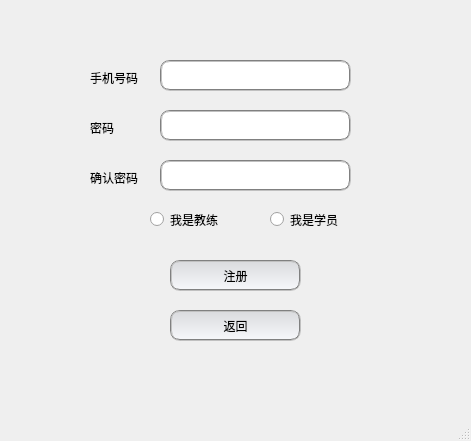
<?xml version="1.0" encoding="UTF-8"?>
<ui version="4.0">
 <class>apply</class>
 <widget class="QMainWindow" name="apply">
  <property name="geometry">
   <rect>
    <x>0</x>
    <y>0</y>
    <width>471</width>
    <height>441</height>
   </rect>
  </property>
  <property name="maximumSize">
   <size>
    <width>600</width>
    <height>600</height>
   </size>
  </property>
  <property name="windowTitle">
   <string>MainWindow</string>
  </property>
  <property name="styleSheet">
   <string notr="true"/>
  </property>
  <widget class="QWidget" name="centralwidget">
   <widget class="QPushButton" name="pushButton">
    <property name="geometry">
     <rect>
      <x>170</x>
      <y>260</y>
      <width>131</width>
      <height>31</height>
     </rect>
    </property>
    <property name="styleSheet">
     <string notr="true">QPushButton
{
     background-color: qlineargradient(x1: 0, y1: 0, x2:    0, y2: 1,  stop: 0 #dadbde, stop: 1 #f6f7fa);

border:2px groove gray;border-radius:10px;padding:2px 4px
}

QPushButton:hover
{
    /*背景颜色*/  
  
	background-color: rgb(159, 159, 159);
}
</string>
    </property>
    <property name="text">
     <string>注册</string>
    </property>
   </widget>
   <widget class="QPushButton" name="pushButton_2">
    <property name="geometry">
     <rect>
      <x>170</x>
      <y>310</y>
      <width>131</width>
      <height>31</height>
     </rect>
    </property>
    <property name="styleSheet">
     <string notr="true">QPushButton
{
     background-color: qlineargradient(x1: 0, y1: 0, x2:    0, y2: 1,  stop: 0 #dadbde, stop: 1 #f6f7fa);

border:2px groove gray;border-radius:10px;padding:2px 4px
}

QPushButton:hover
{
    /*背景颜色*/  
  
	background-color: rgb(159, 159, 159);
}
</string>
    </property>
    <property name="text">
     <string>返回</string>
    </property>
   </widget>
   <widget class="QLabel" name="label">
    <property name="geometry">
     <rect>
      <x>90</x>
      <y>70</y>
      <width>72</width>
      <height>15</height>
     </rect>
    </property>
    <property name="text">
     <string>手机号码</string>
    </property>
   </widget>
   <widget class="QLineEdit" name="lineEdit_phone">
    <property name="geometry">
     <rect>
      <x>160</x>
      <y>60</y>
      <width>191</width>
      <height>31</height>
     </rect>
    </property>
    <property name="styleSheet">
     <string notr="true">
border:2px groove gray;border-radius:10px;padding:2px 4px


</string>
    </property>
   </widget>
   <widget class="QLabel" name="label_2">
    <property name="geometry">
     <rect>
      <x>90</x>
      <y>120</y>
      <width>72</width>
      <height>15</height>
     </rect>
    </property>
    <property name="text">
     <string>密码</string>
    </property>
   </widget>
   <widget class="QLineEdit" name="lineEdit_pwd">
    <property name="geometry">
     <rect>
      <x>160</x>
      <y>110</y>
      <width>191</width>
      <height>31</height>
     </rect>
    </property>
    <property name="styleSheet">
     <string notr="true">

border:2px groove gray;border-radius:10px;padding:2px 4px



</string>
    </property>
    <property name="echoMode">
     <enum>QLineEdit::Password</enum>
    </property>
   </widget>
   <widget class="QLabel" name="label_3">
    <property name="geometry">
     <rect>
      <x>90</x>
      <y>170</y>
      <width>72</width>
      <height>15</height>
     </rect>
    </property>
    <property name="text">
     <string>确认密码</string>
    </property>
   </widget>
   <widget class="QLineEdit" name="lineEdit_pwd1">
    <property name="geometry">
     <rect>
      <x>160</x>
      <y>160</y>
      <width>191</width>
      <height>31</height>
     </rect>
    </property>
    <property name="styleSheet">
     <string notr="true">

border:2px groove gray;border-radius:10px;padding:2px 4px


</string>
    </property>
    <property name="echoMode">
     <enum>QLineEdit::Password</enum>
    </property>
   </widget>
   <widget class="QRadioButton" name="radioButton_coach">
    <property name="geometry">
     <rect>
      <x>150</x>
      <y>210</y>
      <width>115</width>
      <height>19</height>
     </rect>
    </property>
    <property name="text">
     <string>我是教练</string>
    </property>
   </widget>
   <widget class="QRadioButton" name="radioButton_stu">
    <property name="geometry">
     <rect>
      <x>270</x>
      <y>210</y>
      <width>115</width>
      <height>19</height>
     </rect>
    </property>
    <property name="text">
     <string>我是学员</string>
    </property>
   </widget>
  </widget>
  <widget class="QMenuBar" name="menubar">
   <property name="geometry">
    <rect>
     <x>0</x>
     <y>0</y>
     <width>471</width>
     <height>23</height>
    </rect>
   </property>
  </widget>
  <widget class="QStatusBar" name="statusbar"/>
 </widget>
 <resources/>
 <connections/>
</ui>
